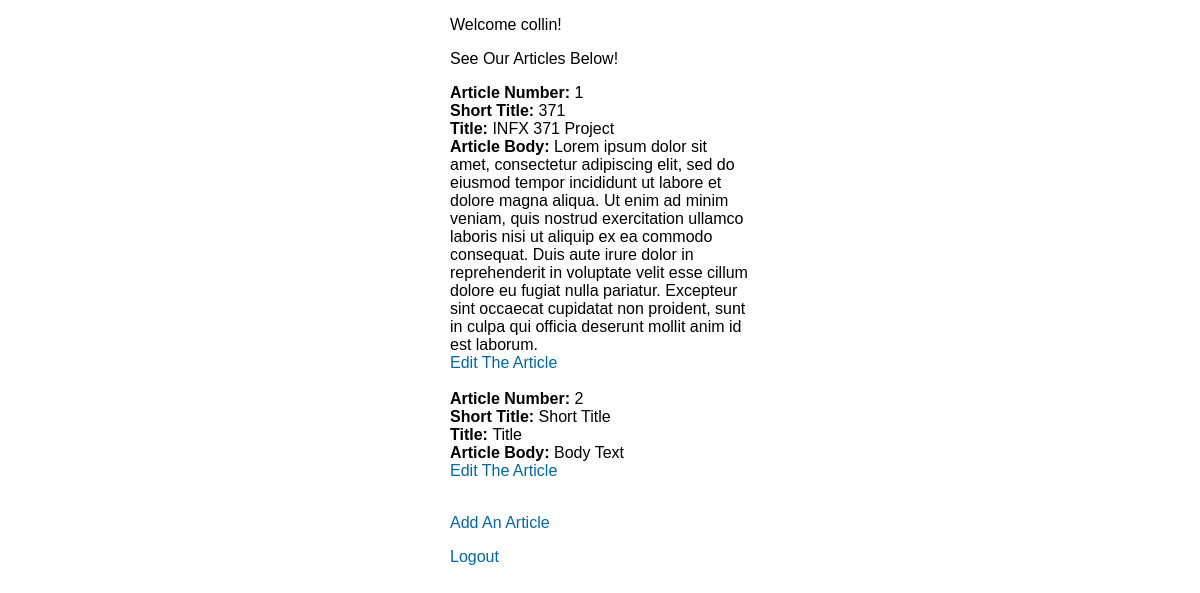
Page /wiki.php (signed in) on the committed database.
### tables this page shows
CREATE TABLE `articles` (
  `id` int(11) NOT NULL,
  `shortTitle` varchar(30) NOT NULL,
  `title` text NOT NULL,
  `body` text NOT NULL
);

### wiki.php (the view, shortened to what this page needs)
<!DOCTYPE html>
<html>
    <head>
        <link href="style.css" type="text/css" rel="stylesheet">
    </head>
    <body>
        <div class="form">
            <p>Welcome <?php echo $_SESSION['username']; ?>!</p>
            <p>See Our Articles Below!</p>
            <?php
            $db = new mysqli("localhost", "root", "", "wiki");
            $sql = "SELECT * FROM articles";
            $result = $db->query($sql);
            if($result->num_rows > 0){
                while ($row = $result->fetch_assoc()){
                    echo"<strong>Article Number:</strong> <span>$row[id]</span> <br>
                    <strong>Short Title: </strong> <span>$row[shortTitle]</span> <br>
                    <strong>Title: </strong> <span>$row[title]</span> <br>
                    <strong>Article Body: </strong> <span>$row[body]</span> <br>";?>
                    <a href="edit.php">Edit The Article</a> <br>
                    <br>
                    <?php
                }
            }
            ?>
            <p><a href="addarticle.php">Add An Article</a></p>
            <a href="logout.php">Logout</a>
        </div>
    </body>
</html>

### style.css (style rules this page uses)
body { font-family:Arial, Sans-Serif; }
a { color:#0067ab; text-decoration:none; }
.form { width: 300px; margin: 0 auto; }

### rows in the picture
articles: id "1", shortTitle "371", title "INFX 371 Project", body "Lorem ipsum dolor sit amet, consectetur adipiscing elit, sed do eiusmod tempor incididunt ut labore et dolore magna aliqua. Ut enim ad minim veniam, quis nostrud exercitation ullamco laboris nisi ut aliquip ex ea commodo consequat. Duis aute irure dolor in reprehenderit in voluptate velit esse cillum dolore eu fugiat nulla pariatur. Excepteur sint occaecat cupidatat non proident, sunt in culpa qui officia deserunt mollit anim id est laborum."
articles: id "2", shortTitle "Short Title", title "Title", body "Body Text"

### other values in the picture
$_SESSION['username'] "collin"
